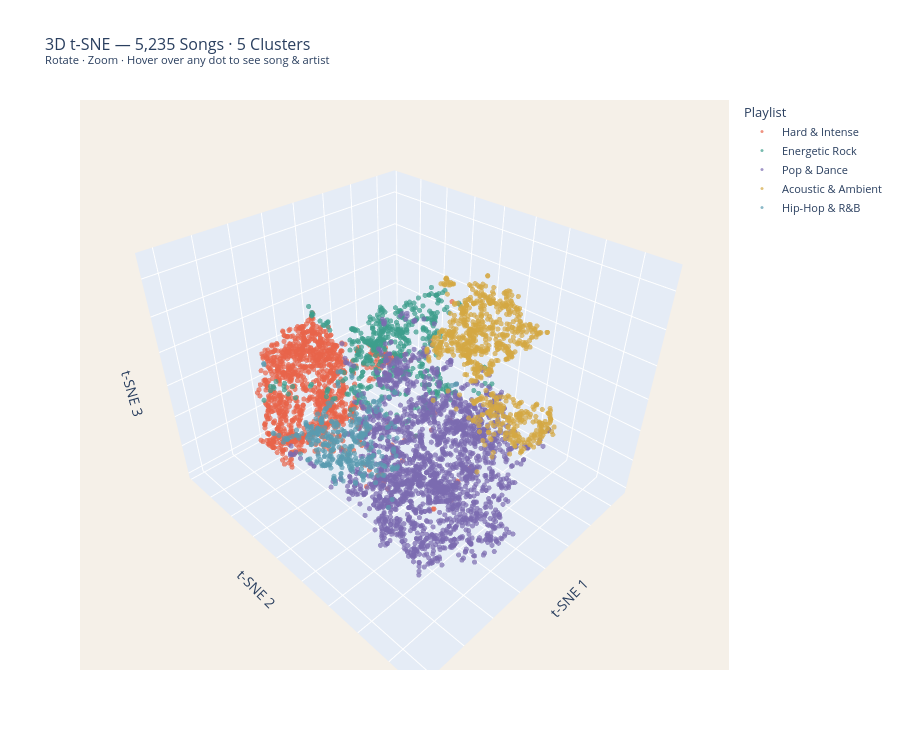

Here is the notebook cell this chart was saved with:
### Code cell
import plotly.graph_objects as go

print(f"Running 3D t-SNE on all {len(X_scaled):,} songs … (this takes ~2–3 min)")
Xt3 = TSNE(n_components=3, perplexity=40, n_iter=1000, random_state=42).fit_transform(X_scaled)
print("✅ 3D t-SNE done — building interactive plot …")

fig3d = go.Figure()
for i in range(K):
    m = labels == i
    fig3d.add_trace(go.Scatter3d(
        x=Xt3[m, 0], y=Xt3[m, 1], z=Xt3[m, 2],
        mode="markers",
        name=NAMES[i],
        text=[f"{row['name']}<br>{row['artist']}" for _, row in df[m].iterrows()],
        hovertemplate="%{text}<extra>" + NAMES[i] + "</extra>",
        marker=dict(size=3, color=COLORS[i], opacity=0.7)
    ))

fig3d.update_layout(
    title=dict(
        text=f"3D t-SNE — {len(X_scaled):,} Songs · 5 Clusters<br>"
             "<sup>Rotate · Zoom · Hover over any dot to see song & artist</sup>",
        font=dict(size=16)
    ),
    scene=dict(
        xaxis=dict(title="t-SNE 1", showticklabels=False),
        yaxis=dict(title="t-SNE 2", showticklabels=False),
        zaxis=dict(title="t-SNE 3", showticklabels=False),
        bgcolor="rgb(245, 240, 232)"
    ),
    legend=dict(title="Playlist", font=dict(size=11)),
    height=750,
    paper_bgcolor="white"
)

fig3d.show()
print("✅ 3D t-SNE interactive plot rendered")

### Figure 1 — Plotly figure (JSON) as saved in the notebook; plotly's stock layout.template omitted (floating-point values rounded to 4 significant figures; data arrays with more than 128 entries replaced by an {"elided": "..."} marker saying what was removed)
{"data": [{"hovertemplate": "%{text}<extra>Hard & Intense</extra>", "marker": {"color": "#E8644A", "opacity": 0.7, "size": 3}, "mode": "markers", "name": "Hard & Intense", "text": {"elided": "1210 str values"}, "type": "scatter3d", "x": {"elided": "1210 float values"}, "y": {"elided": "1210 float values"}, "z": {"elided": "1210 float values"}}, {"hovertemplate": "%{text}<extra>Energetic Rock</extra>", "marker": {"color": "#3D9E8C", "opacity": 0.7, "size": 3}, "mode": "markers", "name": "Energetic Rock", "text": {"elided": "553 str values"}, "type": "scatter3d", "x": {"elided": "553 float values"}, "y": {"elided": "553 float values"}, "z": {"elided": "553 float values"}}, {"hovertemplate": "%{text}<extra>Pop & Dance</extra>", "marker": {"color": "#7B6BB0", "opacity": 0.7, "size": 3}, "mode": "markers", "name": "Pop & Dance", "text": {"elided": "2246 str values"}, "type": "scatter3d", "x": {"elided": "2246 float values"}, "y": {"elided": "2246 float values"}, "z": {"elided": "2246 float values"}}, {"hovertemplate": "%{text}<extra>Acoustic & Ambient</extra>", "marker": {"color": "#D4A843", "opacity": 0.7, "size": 3}, "mode": "markers", "name": "Acoustic & Ambient", "text": {"elided": "856 str values"}, "type": "scatter3d", "x": {"elided": "856 float values"}, "y": {"elided": "856 float values"}, "z": {"elided": "856 float values"}}, {"hovertemplate": "%{text}<extra>Hip-Hop & R&B</extra>", "marker": {"color": "#5A9BB0", "opacity": 0.7, "size": 3}, "mode": "markers", "name": "Hip-Hop & R&B", "text": {"elided": "370 str values"}, "type": "scatter3d", "x": {"elided": "370 float values"}, "y": {"elided": "370 float values"}, "z": {"elided": "370 float values"}}], "layout": {"height": 750, "legend": {"font": {"size": 11}, "title": {"text": "Playlist"}}, "paper_bgcolor": "white", "scene": {"bgcolor": "rgb(245, 240, 232)", "xaxis": {"showticklabels": false, "title": {"text": "t-SNE 1"}}, "yaxis": {"showticklabels": false, "title": {"text": "t-SNE 2"}}, "zaxis": {"showticklabels": false, "title": {"text": "t-SNE 3"}}}, "title": {"font": {"size": 16}, "text": "3D t-SNE — 5,235 Songs · 5 Clusters<br><sup>Rotate · Zoom · Hover over any dot to see song & artist</sup>"}}}
